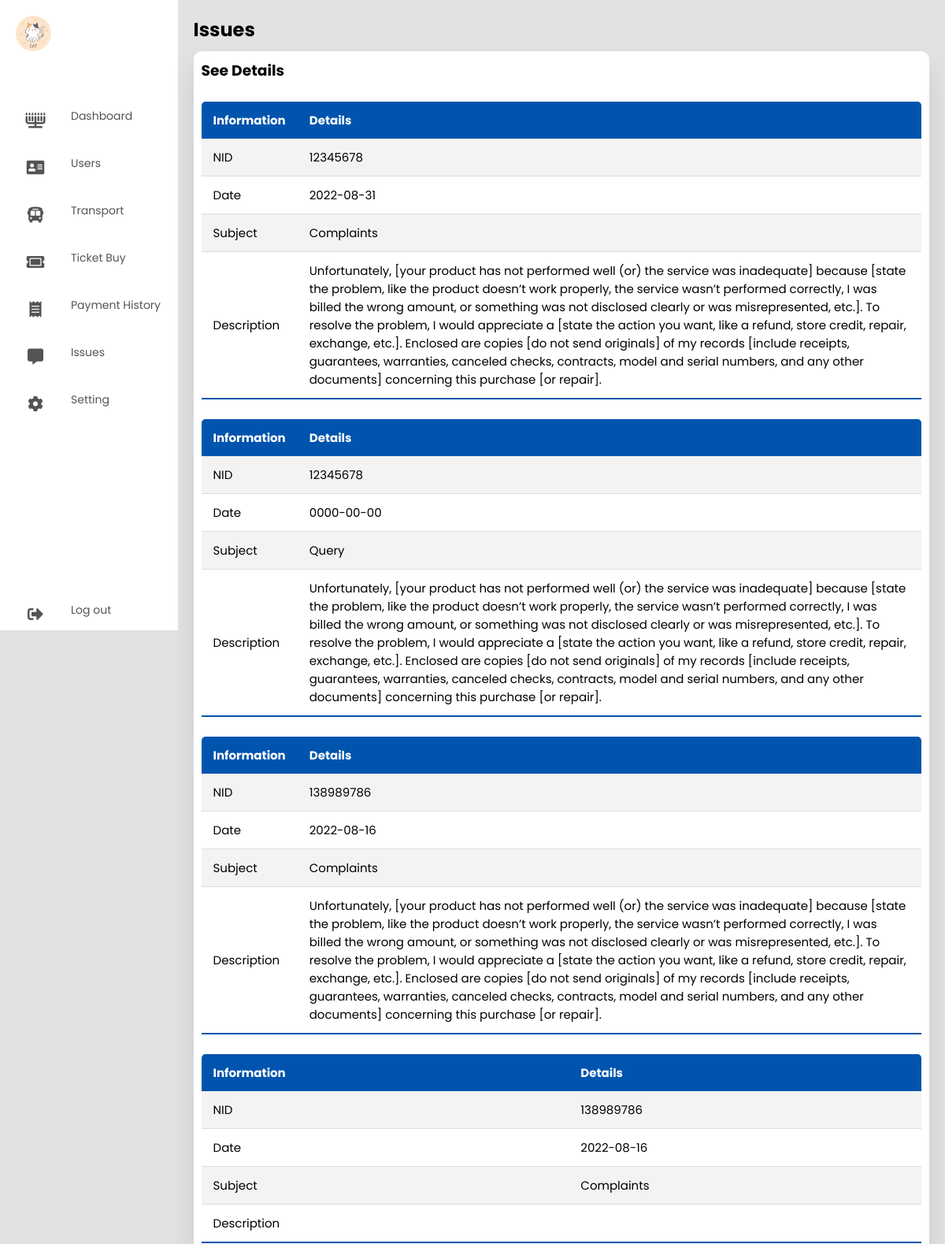
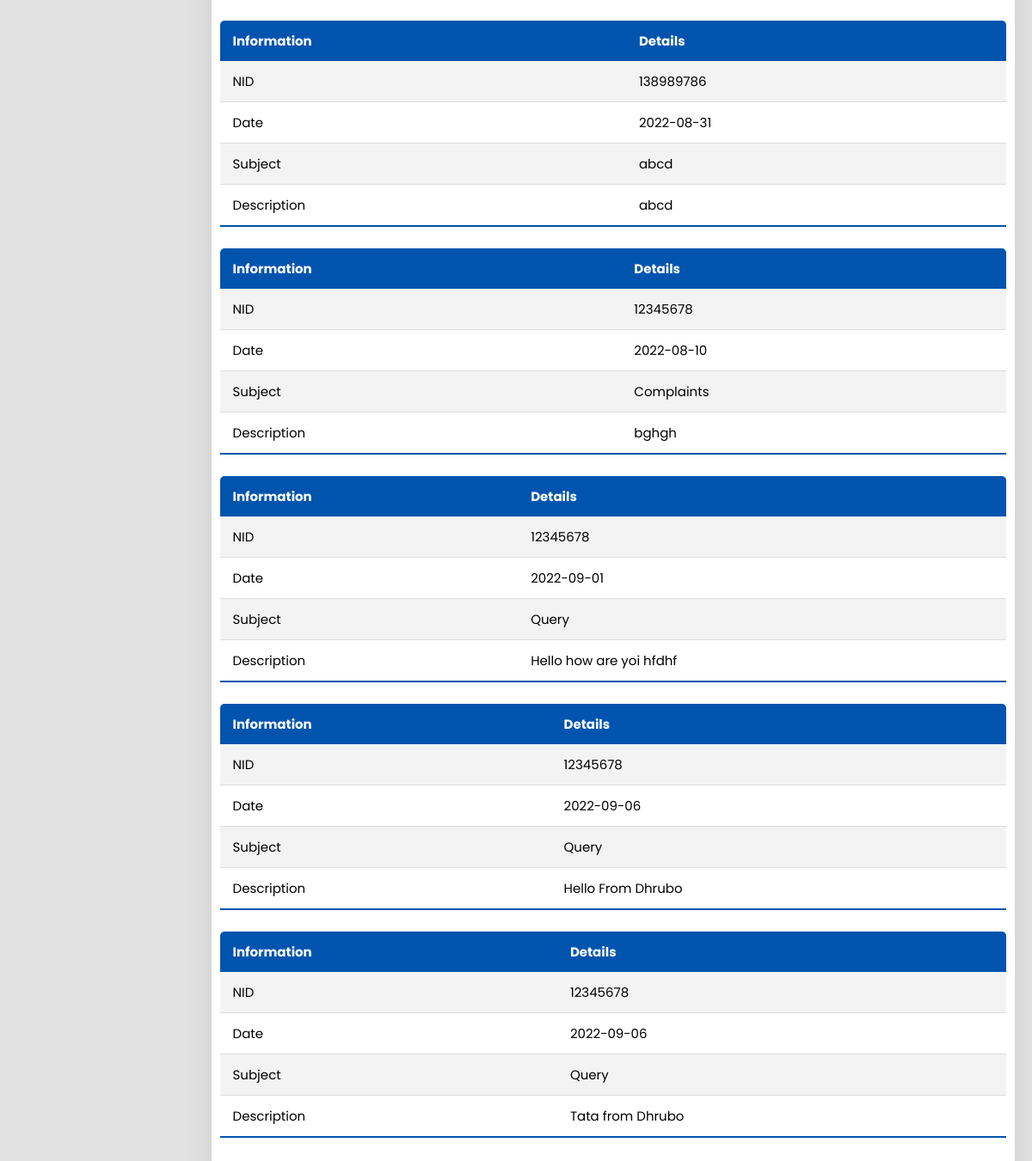
Screenshot of /Admin/issues.php with the database file from the repository (2 pictures, top to bottom).
### tables this page shows
CREATE TABLE `issues` (
  `NID` varchar(13) DEFAULT NULL,
  `Date` date DEFAULT NULL,
  `Subject` varchar(16) DEFAULT NULL,
  `Description` longtext DEFAULT NULL
);

### Admin/issues.php (the view, shortened to what this page needs)
<?php
  include_once 'db.php';
  $iid=NULL;
  $sql = "SELECT * FROM `issues` WHERE `NID`='$iid'";
  $result   = mysqli_query($conn, $sql);
  $row = mysqli_fetch_array($result);
?>
<!DOCTYPE html>
<html lang="en">
<head>
  <link rel="stylesheet" href="style.css?v=0.0.1" />
  <link rel="stylesheet" href="https://cdnjs.cloudflare.com/ajax/libs/font-awesome/5.15.4/css/all.min.css"/>
</head>
<body>
  <div class="container">
    <nav>
      <ul>
        <li><a href="#" class="logo">
          <img src="./pic/Admin Cat DP.jpg">
          <span class="nav-item"><?php echo $_SESSION['admin'];?></span>
        </a></li>
        <li><a href="./index.php">
          <i class="fas fa-menorah"></i>
          <span class="nav-item">Dashboard</span>
        </a></li>
        <li><a href="./users.php">
          <i class="fas fa-address-card"></i>
          <span class="nav-item">Users</span>
        </a></li>
        <li><a href="./transport.php">
          <i class="fas fa-bus-alt"></i>
          <span class="nav-item">Transport</span>
        </a></li>
        <li><a href="./ticket_buy.php">
          <i class="fas fa-ticket-alt"></i>
          <span class="nav-item">Ticket Buy</span>
        </a></li>
        <li><a href="./payment_history.php">
          <i class="fas fa-receipt"></i>
          <span class="nav-item">Payment History</span>
        </a></li>
        <li><a href="./issues.php">
          <i class="fas fa-comment-alt"></i>
          <span class="nav-item">Issues</span>
        </a></li>
        <li><a href="./settings.php">
          <i class="fas fa-cog"></i>
          <span class="nav-item">Setting</span>
        </a></li>
        <li><a href="#" class="logout">
          <i class="fas fa-sign-out-alt"></i>
          <span class="nav-item">Log out</span>
        </a></li>
    </nav>
    <section class="main">
      <div class="main-top">
        <h1>Issues</h1>
      </div>
      <section class="Users">
        <div class="User-list">
          <h1>See Details</h1>
          <?php if ($iid!=NULL){ ?>
          <table class="table">
            <thead>
              <tr>
                <th>Information</th>
                <th>Details</th>
              </tr>
            </thead>
            <tbody>
            <tr>
            <td><?php echo 'NID'?></td>
                <td><?php echo $row['NID']?></td>
            </tr>
            <tr>
            <td><?php echo 'Date'?></td>
                <td><?php echo $row['Date']?></td>
            </tr>
            <tr>
            <td><?php echo 'Subject'?></td>
                <td><?php echo $row['Subject']?></td>
            </tr>
            <tr>
            <td><?php echo 'Description'?></td>
                <td><?php echo $row['Description']?></td>
            </tr>
            </tbody>
          </table>
          <?php while($row = mysqli_fetch_assoc($result)) { ?>
            <table class="table">
            <thead>
              <tr>
                <th>Information</th>
                <th>Details</th>
              </tr>
            </thead>
            <tbody>
            <tr>
            <td><?php echo 'NID'?></td>
                <td><?php echo $row['NID']?></td>
            </tr>
            <tr>
            <td><?php echo 'Date'?></td>
                <td><?php echo $row['Date']?></td>
            </tr>
            <tr>
            <td><?php echo 'Subject'?></td>
                <td><?php echo $row['Subject']?></td>
            </tr>
            <tr>
            <td><?php echo 'Description'?></td>
                <td><?php echo $row['Description']?></td>
            </tr>
            </tbody>
          </table>
            <?php }
          }
          else
          {  $sql1 = "SELECT * FROM `issues`";
            $result1   = mysqli_query($conn, $sql1);
            $row1 = mysqli_fetch_array($result1);
            ?>
          <table class="table">
            <thead>
              <tr>
                <th>Information</th>
                <th>Details</th>
              </tr>
            </thead>
            <tbody>
            <tr>
            <td><?php echo 'NID'?></td>
                <td><?php echo $row1['NID']?></td>
            </tr>
            <tr>
            <td><?php echo 'Date'?></td>
                <td><?php echo $row1['Date']?></td>
            </tr>
            <tr>
            <td><?php echo 'Subject'?></td>
                <td><?php echo $row1['Subject']?></td>
            </tr>
            <tr>
            <td><?php echo 'Description'?></td>
                <td><?php echo $row1['Description']?></td>
            </tr>
            </tbody>
          </table>
          <?php while($row1 = mysqli_fetch_assoc($result1)) { ?>
            <table class="table">
            <thead>
              <tr>
                <th>Information</th>
                <th>Details</th>
              </tr>
            </thead>
            <tbody>
            <tr>
            <td><?php echo 'NID'?></td>
                <td><?php echo $row1['NID']?></td>
            </tr>
            <tr>
            <td><?php echo 'Date'?></td>
                <td><?php echo $row1['Date']?></td>
            </tr>
            <tr>
            <td><?php echo 'Subject'?></td>
                <td><?php echo $row1['Subject']?></td>
            </tr>
            <tr>
            <td><?php echo 'Description'?></td>
                <td><?php echo $row1['Description']?></td>
            </tr>
            </tbody>
          </table>
          <?php }
          }
            ?>
        </div>
      </section>
    </section>
  </div>
</body>
</html>

### Admin/style.css (style rules this page uses)
* { margin: 0; padding: 0; outline: none; border: none; text-decoration: none; box-sizing: border-box; font-family: "Poppins", sans-serif; }
body { background: rgb(226, 226, 226); }
nav { position: sticky; top: 0; bottom: 0; height: 100vh; left: 0; width: 90px; background: #fff; overflow: hidden; transition: 1s; }
.logo { text-align: center; display: flex; margin: 10px 0 0 10px; padding-bottom: 3rem; }
.logo img { width: 45px; height: 45px; border-radius: 50%; }
.logo span { font-weight: bold; padding-left: 15px; font-size: 18px; text-transform: uppercase; }
a { position: relative; width: 280px; font-size: 14px; color: rgb(85, 83, 83); display: table; padding: 10px; }
nav .fas { position: relative; width: 70px; height: 40px; top: 20px; font-size: 20px; text-align: center; }
.nav-item { position: relative; top: 12px; margin-left: 10px; }
.logout { position: absolute; bottom: 0; }
.container { display: flex; }
.main { position: relative; padding: 20px; width: 100%; }
.main-top { display: flex; width: 100%; }
.User-list { width: 100%; padding: 10px; margin-top: 10px; background: #fff; border-radius: 10px; box-shadow: 0 20px 35px rgba(0, 0, 0, 0.1); }
.table { border-collapse: collapse; margin: 25px 0; font-size: 15px; min-width: 100%; overflow: hidden; border-radius: 5px 5px 0 0; }
table thead tr { color: #fff; background: #0054AE; text-align: left; font-weight: bold; }
.table th, .table td { padding: 12px 15px; }
.table tbody tr { border-bottom: 1px solid #ddd; }
.table tbody tr:nth-of-type(odd) { background: #f3f3f3; }
.table tbody tr:last-of-type { border-bottom: 2px solid #0054AE; }
img { vertical-align: middle; border-style: none; }

### rows the page displays
issues: NID "12345678", Date "2022-08-31", Subject "Complaints", Description "Unfortunately, [your product has not performed well (or) the service was inadequate] because [state the problem, like the product doesn’t work properly, the service wasn’t performed correctly, I was billed the wrong amount, or something was not disclosed clearly or was misrepresented, etc.]. To resolve the problem, I would appreciate a [state the action you want, like a refund, store credit, repair, exchange, etc.]. Enclosed are copies [do not send originals] of my records [include receipts, guarantees, warranties, canceled checks, contracts, model and serial numbers, and any other documents] concerning this purchase [or repair]."
issues: NID "12345678", Date "0000-00-00", Subject "Query", Description "Unfortunately, [your product has not performed well (or) the service was inadequate] because [state the problem, like the product doesn’t work properly, the service wasn’t performed correctly, I was billed the wrong amount, or something was not disclosed clearly or was misrepresented, etc.]. To resolve the problem, I would appreciate a [state the action you want, like a refund, store credit, repair, exchange, etc.]. Enclosed are copies [do not send originals] of my records [include receipts, guarantees, warranties, canceled checks, contracts, model and serial numbers, and any other documents] concerning this purchase [or repair]."
issues: NID "138989786", Date "2022-08-16", Subject "Complaints", Description "Unfortunately, [your product has not performed well (or) the service was inadequate] because [state the problem, like the product doesn’t work properly, the service wasn’t performed correctly, I was billed the wrong amount, or something was not disclosed clearly or was misrepresented, etc.]. To resolve the problem, I would appreciate a [state the action you want, like a refund, store credit, repair, exchange, etc.]. Enclosed are copies [do not send originals] of my records [include receipts, guarantees, warranties, canceled checks, contracts, model and serial numbers, and any other documents] concerning this purchase [or repair]."
issues: NID "138989786", Date "2022-08-16", Subject "Complaints"
issues: NID "138989786", Date "2022-08-31", Subject "abcd", Description "abcd"
issues: NID "12345678", Date "2022-08-10", Subject "Complaints", Description "bghgh"
issues: NID "12345678", Date "2022-09-01", Subject "Query", Description "Hello how are yoi hfdhf"
issues: NID "12345678", Date "2022-09-06", Subject "Query", Description "Hello From Dhrubo"
issues: NID "12345678", Date "2022-09-06", Subject "Query", Description "Tata from Dhrubo"
